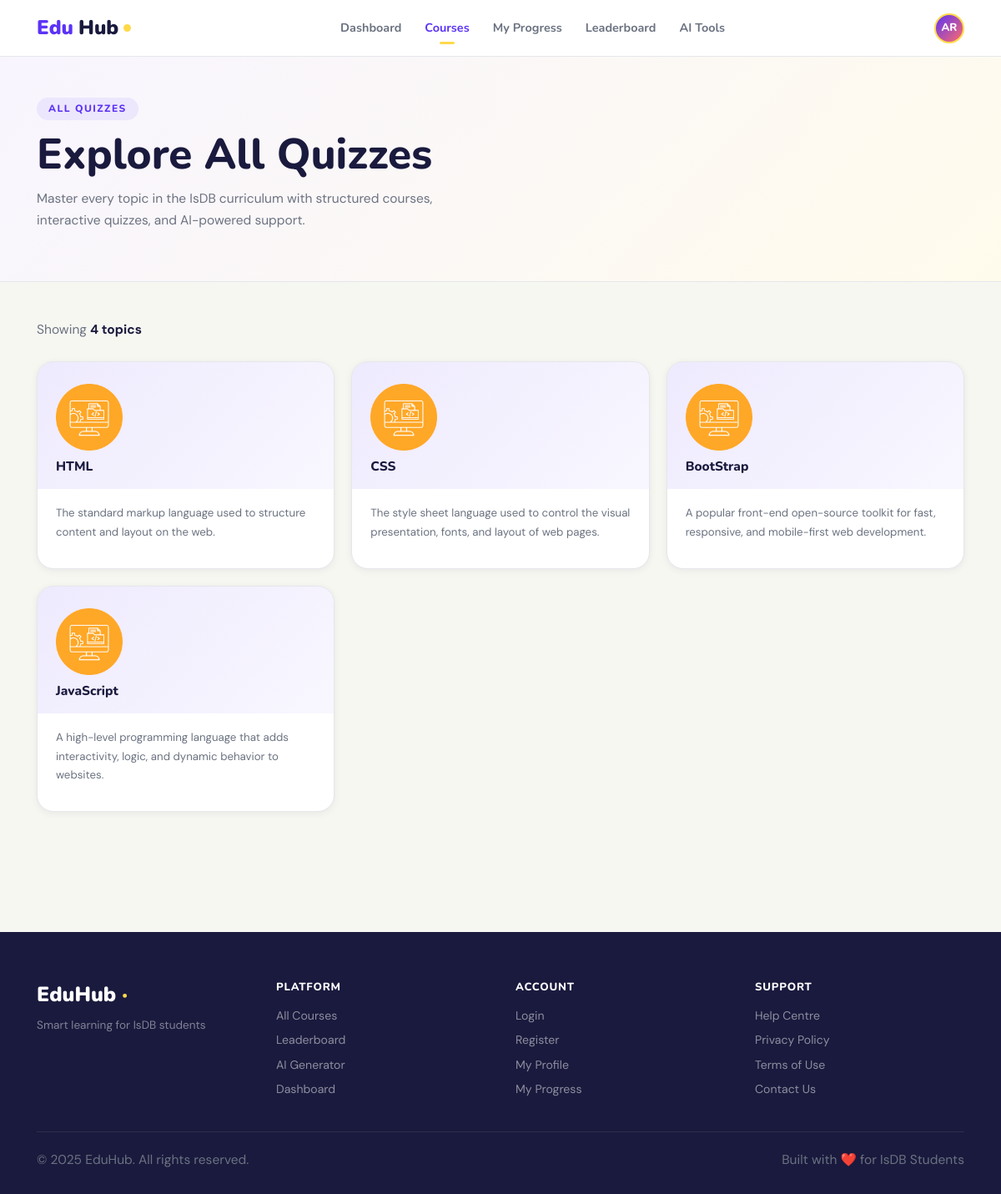
/courses.php, run on the app's committed database.
### tables this page shows
CREATE TABLE `quiz_category` (
  `id` int(11) NOT NULL,
  `name` varchar(100) DEFAULT NULL,
  `parent_id` int(11) DEFAULT 0,
  `description` text DEFAULT NULL
);

### courses.php (the view, shortened to what this page needs)
<?php
require_once 'config/database-connect.php';
$sql = "SELECT id,name,description FROM `quiz_category` WHERE parent_id = 0
";
$result = $db->query($sql);
$rows = $result->fetch_all(MYSQLI_ASSOC);
?>
<?php include_once "header.php" ?>
  <div class="courses-hero">
    <div class="container">
      <div class="section-label">All Quizzes</div>
      <h1 style="margin-top:11px;margin-bottom:8px">Explore All Quizzes</h1>
      <p style="max-width:500px;margin-bottom:24px">Master every topic in the IsDB curriculum with structured courses, interactive quizzes, and AI-powered support.</p>
    </div>
  </div>
  <section style="padding:44px 0 72px">
    <div class="container">
      <div style="display:flex;align-items:center;justify-content:space-between;margin-bottom:24px;flex-wrap:wrap;gap:10px">
        <p style="color:var(--slate)">Showing <strong style="color:var(--navy)"><?= count($rows) ?> topics</strong></p>
      </div>
      <div class="grid-3">
        <?php foreach ($rows as $row) : ?>
          <a href="course-detail.php?category_id=<?= $row["id"] ?>" class="course-card">
            <div class="course-card-header purple">
              <div class="course-emoji"><img style="width: 80px;" src="assets/img/web-dev-icon.png" alt="web-dev-icon"></div>
              <h3 style="margin-top:9px;font-size:.97rem"><?= $row['name'] ?></h3>
            </div>
            <div class="course-card-body">
              <p style="font-size:.83rem;margin-bottom:11px"><?= $row['description'] ?></p>
            </div>
          </a>
        <?php endforeach ?>
      </div>
    </div>
  </section>
<?php include_once "footer.php" ?>

### header.php (shortened to what this page needs)
<!DOCTYPE html>
<html lang="en">
<head>
  <link rel="stylesheet" href="assets/css/style.css" />
  <?php
$page_link_start = strrpos("{$_SERVER['PHP_SELF']}","/");
$page_link_start++;
$page_link_finish = strrpos("{$_SERVER['PHP_SELF']}",".php");
$page_file_name = substr($_SERVER['PHP_SELF'], $page_link_start, $page_link_finish - $page_link_start);
$cssFilePath = "assets/css/$page_file_name.css";
if (file_exists($cssFilePath)) {
    echo "<link rel='stylesheet' href='$cssFilePath' />";
}
  ?>
</head>
<body>
  <nav class="navbar">
    <div class="container">
      <a href="index.php" class="nav-logo">Edu<span class="logo-hub">Hub</span><span class="logo-dot"></span></a>
      <div class="nav-links">
        <a href="dashboard.html">Dashboard</a>
        <a href="courses.php" class="active">Courses</a>
        <a href="progress.html">My Progress</a>
        <a href="leaderboard.html">Leaderboard</a>
        <a href="ai-generator.html">AI Tools</a>
      </div>
      <div class="nav-actions"><a href="profile.html" class="nav-avatar">AR</a></div>
    </div>
  </nav>

### footer.php (shortened to what this page needs)
<footer class="footer">
    <div class="container">
      <div class="grid-4" style="gap:36px">
        <div>
          <div class="footer-logo">EduHub <span style="color:var(--yellow)">·</span></div>
          <div class="footer-tagline">Smart learning for IsDB students</div>
        </div>
        <div>
          <div class="footer-heading">Platform</div>
          <div class="footer-links"><a href="courses.php">All Courses</a><a href="leaderboard.html">Leaderboard</a><a href="ai-generator.html">AI Generator</a><a href="dashboard.html">Dashboard</a></div>
        </div>
        <div>
          <div class="footer-heading">Account</div>
          <div class="footer-links"><a href="login.html">Login</a><a href="register.html">Register</a><a href="profile.html">My Profile</a><a href="progress.html">My Progress</a></div>
        </div>
        <div>
          <div class="footer-heading">Support</div>
          <div class="footer-links"><a href="#">Help Centre</a><a href="#">Privacy Policy</a><a href="#">Terms of Use</a><a href="#">Contact Us</a></div>
        </div>
      </div>
      <hr class="footer-divider" />
      <div class="footer-bottom">
        <p>© 2025 EduHub. All rights reserved.</p>
        <p>Built with ❤️ for IsDB Students</p>
      </div>
    </div>
  </footer>
</body>
</html>

### assets/css/courses.css (style rules this page uses)
.courses-hero { background: linear-gradient(135deg, #f8f5ff, #fffbec); padding: 48px 0 36px; border-bottom: 1.5px solid var(--border); }

### data on the page
quiz_category: name "HTML", description "The standard markup language used to structure content and layout on the web."
quiz_category: name "CSS", description "The style sheet language used to control the visual presentation, fonts, and layout of web pages."
quiz_category: name "BootStrap", description "A popular front-end open-source toolkit for fast, responsive, and mobile-first web development."
quiz_category: name "JavaScript", description "A high-level programming language that adds interactivity, logic, and dynamic behavior to websites."

### other printed values
count($rows) "4"
